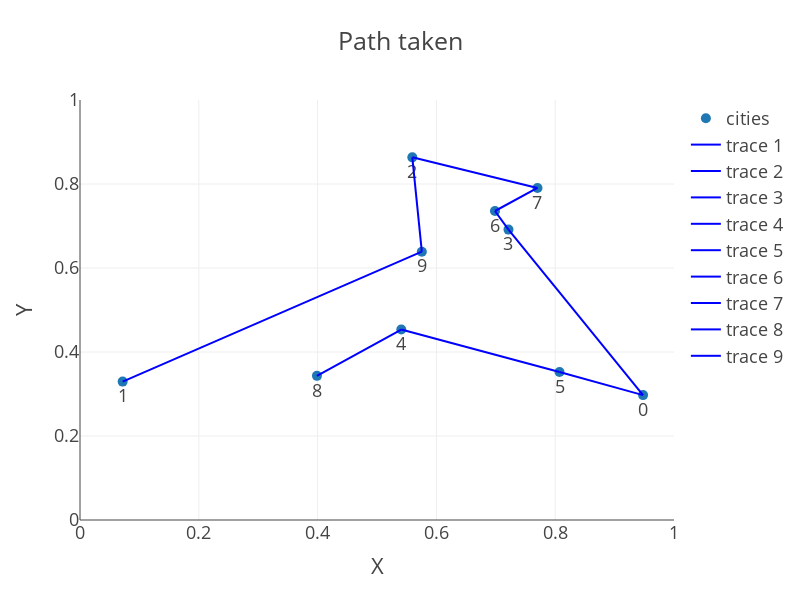

Notebook code cell kept with this figure:
### Code cell
# Test
rg = Generator(PCG64(42069)) # set your own unique seed number
n_cities = 10
cities = simulate_cities(rg, n_cities) # simulate the list of cities
start_time = time.time()  # Record start time
solution, distance = full_enumeration(cities)
end_time = time.time()  # Record end time
print("best solution:", solution)
print("distance travelled:", distance)
print("Computing time:", end_time - start_time, "seconds")

draw_salesman(solution, cities)

### Figure 1 — Plotly figure (JSON) as saved in the notebook; plotly's stock layout.template omitted (floating-point values rounded to 4 significant figures)
{"data": [{"marker": {"size": 10}, "mode": "markers+text", "name": "cities", "text": ["1", "9", "2", "7", "6", "3", "0", "5", "4", "8"], "textposition": "bottom center", "type": "scatter", "x": [0.0718, 0.5755, 0.5594, 0.7702, 0.6986, 0.7213, 0.9479, 0.8073, 0.5409, 0.3989], "y": [0.3295, 0.6389, 0.8635, 0.7906, 0.7357, 0.6914, 0.2974, 0.3523, 0.4535, 0.3432]}, {"line": {"color": "blue", "width": 2}, "mode": "lines", "type": "scatter", "x": [0.0718, 0.5755], "y": [0.3295, 0.6389]}, {"line": {"color": "blue", "width": 2}, "mode": "lines", "type": "scatter", "x": [0.5755, 0.5594], "y": [0.6389, 0.8635]}, {"line": {"color": "blue", "width": 2}, "mode": "lines", "type": "scatter", "x": [0.5594, 0.7702], "y": [0.8635, 0.7906]}, {"line": {"color": "blue", "width": 2}, "mode": "lines", "type": "scatter", "x": [0.7702, 0.6986], "y": [0.7906, 0.7357]}, {"line": {"color": "blue", "width": 2}, "mode": "lines", "type": "scatter", "x": [0.6986, 0.7213], "y": [0.7357, 0.6914]}, {"line": {"color": "blue", "width": 2}, "mode": "lines", "type": "scatter", "x": [0.7213, 0.9479], "y": [0.6914, 0.2974]}, {"line": {"color": "blue", "width": 2}, "mode": "lines", "type": "scatter", "x": [0.9479, 0.8073], "y": [0.2974, 0.3523]}, {"line": {"color": "blue", "width": 2}, "mode": "lines", "type": "scatter", "x": [0.8073, 0.5409], "y": [0.3523, 0.4535]}, {"line": {"color": "blue", "width": 2}, "mode": "lines", "type": "scatter", "x": [0.5409, 0.3989], "y": [0.4535, 0.3432]}], "layout": {"height": 600, "title": {"text": "Path taken"}, "width": 800, "xaxis": {"range": [0, 1], "title": {"text": "X"}}, "yaxis": {"range": [0, 1], "title": {"text": "Y"}}}}
